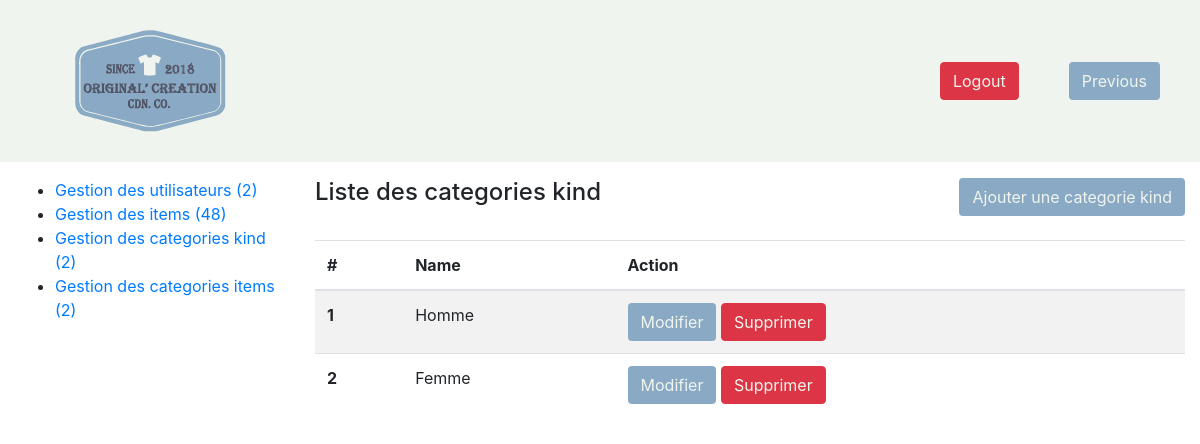
Screenshot of /admin/kind-list.php (signed in) with the database file from the repository.
### tables this page shows
CREATE TABLE IF NOT EXISTS `category_kind` (
  `id` int(11) NOT NULL AUTO_INCREMENT,
  `name` varchar(255) NOT NULL,
  `image` varchar(255) DEFAULT NULL,
  PRIMARY KEY (`id`)
);

### admin/kind-list.php (the view, shortened to what this page needs)
<?php
require_once '../tools/common.php';
$query = $db->query('SELECT * FROM category_kind');
$category_kind = $query->fetchall();
?>
<!DOCTYPE html>
<html>
<head>
    <?php require 'partials/head_assets.php'; ?>
</head>
<body class="index-body">
<?php require 'partials/header.php'; ?>
<div class="container-fluid">
    <div class="row my-3 index-content">
        <?php require 'partials/nav.php'; ?>
        <section class="col-9">
            <header class="pb-4 d-flex justify-content-between">
                <h4>Liste des categories kind</h4>
                <a class="btn button-color" href="kind-form.php">Ajouter une categorie kind</a>
            </header>
            <?php if($category_kind): ?>
            <table class="table table-striped">
                <thead>
                <tr>
                    <th>#</th>
                    <th>Name</th>
                    <th>Action</th>
                </tr>
                </thead>
                <tbody>
                <?php foreach($category_kind as $category_kinds): ?>
                    <tr>
                        <th><?php echo htmlentities($category_kinds['id']); ?></th>
                        <td><?php echo htmlentities($category_kinds['name']); ?></td>
                        <td>
                            <a href="kind-form.php?category_kind=<?php echo $category_kinds['id']; ?>&action=edit" class="btn button-color">Modifier</a>
                            <a onclick="return confirm('Are you sure?')" href="kind-list.php?category_kind=<?php echo $category_kinds['id']; ?>&action=delete" class="btn btn-danger button-logout">Supprimer</a>
                        </td>
                    </tr>
                <?php endforeach; ?>
                <?php else: ?>
                    Aucun item enregistré.
                <?php endif; ?>
                </tbody>
            </table>
        </section>
    </div>
</div>
</body>
</html>

### css/bon_css.css (style rules this page uses)
a:link { text-decoration: none; }
.button-color { background-color: #8aa9c4; color: #eff5ee; }
.button-logout { color: #eff5ee; }

### rows the page displays
category_kind: id "1", name "Homme"
category_kind: id "2", name "Femme"

### other values shown
$nbUsers "2"
$nbItems "48"
$nbCategoryKind "2"
$nbCategoryItem "2"
